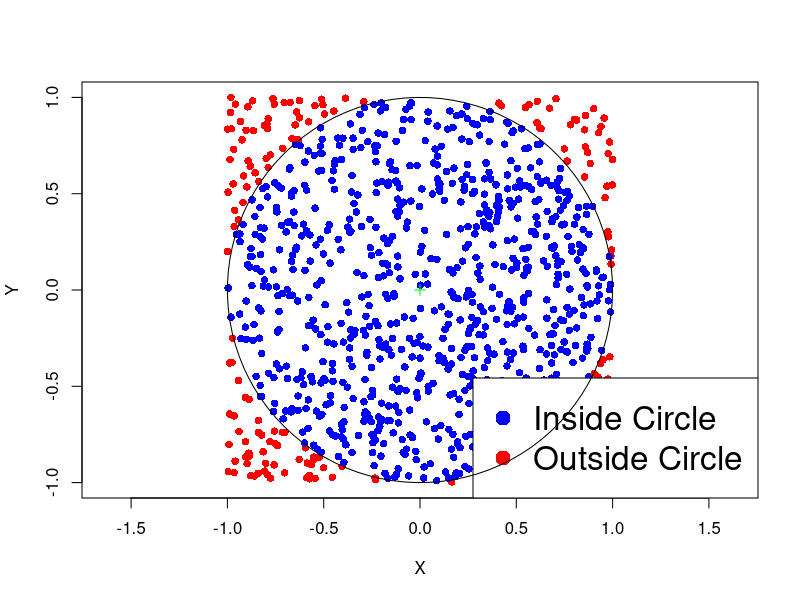

Recreate this plot in R.
## ---- chunk 1
# Enter counts and null hypothesis probabilities
counts <- c(13, 17, 9, 17, 18, 26)
null_probs <- rep(1/6, 6)

# Perform goodness-of-fit test
ans <- chisq.test(counts, p = null_probs)

# Print answer
print(ans)
## ---- chunk 2
# Enter counts and null hypothesis probabilities
counts <- c(35, 40 , 25)
null_probs <- c(0.35, 0.35, 0.3)

# Compute total counts
m <- sum(counts)

# Compute degrees of freedom
degrees <- length(counts) - 1

# Compute expected counts
exp_counts <- m * null_probs

# Compute chi-squared statistic
chi_squared <- sum( (counts - exp_counts)^2 / exp_counts )

# Compute p-value
p_value <- 1 - pchisq(chi_squared, df = degrees)

# Print p-value
cat("The p-value is:", p_value)
## ---- chunk 3
#| fig-asp: 1

R <- 1
niters <- 1000
total <- 0
in_circle <- 0

# Function to plot the points
plot_points <- function(x, y, R) {
  plot(x, y, col = ifelse(x^2 + y^2 <= R^2, "blue", "red"), pch = 16, xlab = "X", ylab = "Y", asp = 1, frame.plot = TRUE, xlim = c(-1,1), ylim = c(-1,1) )
  points(0, 0, col = "green", pch = 3)  # Plotting the center of the circle
  legend("bottomright", legend = c("Inside Circle", "Outside Circle"), col = c("blue", "red"), pch = 16, cex = 2)
  circle <- seq(0, 2 * pi, length.out = 100)
  lines(R * cos(circle), R * sin(circle))  # Plotting the circle
}

x <- runif(niters, -R, R)
y <- runif(niters, -R, R)
plot_points(x, y, R)

## ---- chunk 4
N <- 10000
total <- 0      # Counts total number of points
in_circle <- 0  # Counts points falling in circle

for (j in 1:10) {
  for (i in 1:N) {
    x <- runif(1, -1, 1); y <- runif(1, -1, 1);  # sample point (x,y)
    if (x^2 + y^2 <= 1) {    
      in_circle <- in_circle + 1  # If (x,y) in circle increase counter
    }
    total <- total + 1  # Increase total counter
  }
  
  pi_approx <- ( in_circle / total ) * 4  # Compute approximate area

  cat(sprintf("After %8d iterations pi is %.08f, error is %.08f\n",
     (j * N), pi_approx, abs(pi_approx - pi)))
}
## ---- chunk 5
# Enter counts and null hypothesis probabilities
counts <- c(32, 15, 9, 4)
null_probs <- c(0.5, 0.3, 0.15, 0.05)

# Compute total counts
m <- sum(counts)

# Compute expected counts
exp_counts <- m * null_probs

# Compute the observed chi-squared statistic
obs_chi_squared <- sum( (counts - exp_counts)^2 / exp_counts )

# Number of Monte Carlo simulations
N <- 100000

# Initialize counter for extreme statistics
count_extreme_statistics <- 0

# Perform Monte Carlo simulations

for (i in 1:N) {
  # Simulate multinomial counts under null hypothesis
  simul_counts <- rmultinom(1, m, null_probs)
  
  # Compute chi-squared statistic for the simulated counts
  simul_chi_squared <- sum( (simul_counts - exp_counts )^2 / exp_counts)
  
  # Check if simulated chi-squared statistic is extreme
  if (simul_chi_squared >= obs_chi_squared) {
    count_extreme_statistics <- count_extreme_statistics + 1
  }
}

# Compute Monte Carlo p-value
monte_carlo_p_value <- count_extreme_statistics / N

# Perform chi-squared test using built-in R function
chi_squared_test <- chisq.test(counts, p = null_probs, 
                               simulate.p.value = TRUE)

# Extract p-value from chi-squared test result
chisq_p_value <- chi_squared_test$p.value

# Print p-values for comparison
cat("\nCustom Monte Carlo p-value:", monte_carlo_p_value)
cat("\nR Monte Carlo p-value:", chisq_p_value)
## ---- chunk 6
# Store each row into and R vector
row_1 <- c(2180, 871)
row_2 <- c(1820, 1400)
row_3 <- c(1703, 614)

# Assemble the rows into an R matrix
counts <- rbind(row_1, row_2, row_3)

# Perform chi-squared test of independence
ans <- chisq.test(counts)

# Print answer
print(ans)
## ---- chunk 7
# Store each row into and R vector
row_1 <- c(2180, 871)
row_2 <- c(1820, 1400)
row_3 <- c(1703, 614)

# Assemble the rows into an R matrix
counts <- rbind(row_1, row_2, row_3)

# Perform chi-squared test of independence
ans <- chisq.test(counts)

# Print answer
print(ans)
